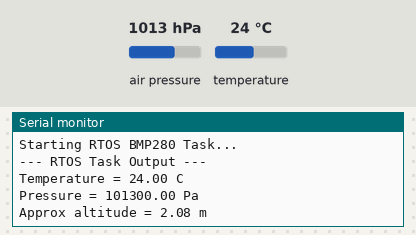
A sketch run on a simulated ESP32-S2. Parts: the last lines printed to the serial monitor. The inputs (shaded band) are chosen by the test bench; at power-on: air pressure 1013 hPa, temperature 24 °C.

Above: at 1.2 s.
1.3 s: air pressure set to 952 hPa
At 2.6 s:
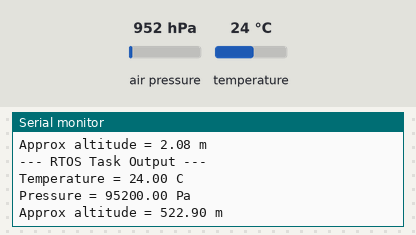
2.8 s: temperature set to 12 °C
At 4.2 s:
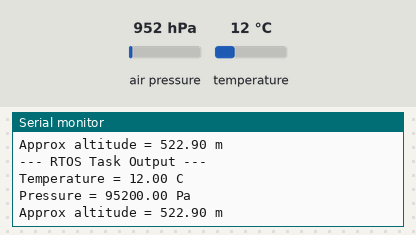
4.3 s: air pressure set to 975 hPa
At 6.9 s:
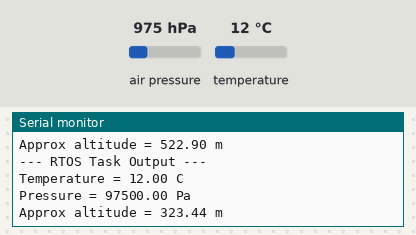
Timing chart, 0 to 8.4 s (numbered marks = the images above; inputs shaded):
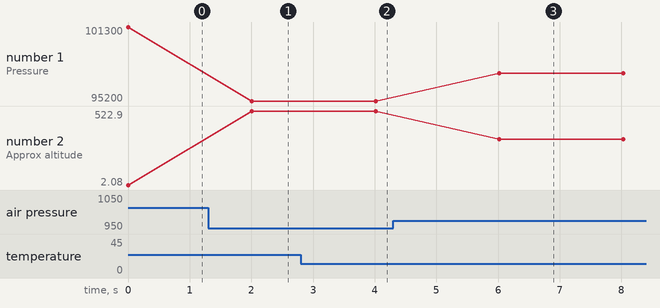

Measured:
- after the input at 1.3 s, the serial monitor: prints a new line after 0.71 s (image 1)
- after the input at 2.8 s, the serial monitor: prints a new line after 1.2 s (image 2)
- after the input at 4.3 s, the serial monitor: prints a new line after 1.7 s (image 3)
- plotted number 1: 101300 → 95200 after the input at 1.3 s, 95200 → 97500 after the input at 4.3 s
- plotted number 2: 2.08 → 522.9 after the input at 1.3 s, 522.9 → 323.44 after the input at 4.3 s

The sketch:

2_BMP280_RTOS.ino
```cpp
/*
 * Project: BMP280 Sensor Demo v1.0 in RTOS Multitasking
 * Hardware: ESP32-SS (Cucumber RS) with BMP280, SHT4x, MPU6050, NeoPixel
 * Remember, please select an "ESP32S2 Dev Module" in Arduino IDE before uploading your code.
 * 2102541 IOT Fundamentals, Electrical Engineering, Chulalongkorn University
 * Rewrite code by Dr.Natthakorn Kasamsumran (NKR) February 3, 2026
 */

#include <Wire.h>
#include <Adafruit_BMP280.h>

// --- Configuration ---
#define SDA_PIN 41
#define SCL_PIN 40
#define BMP_ADDRESS 0x76

Adafruit_BMP280 bmp(&Wire);
SemaphoreHandle_t xSerialMutex; // Lock for Serial port

// Task Function Prototype
void TaskReadBMP280(void *pvParameters);

void setup() {
  Serial.begin(115200);
  Wire.begin(SDA_PIN, SCL_PIN);

  // Create Mutex for shared resources (Serial)
  xSerialMutex = xSemaphoreCreateMutex();

  // Initialize Sensor in Setup (Safest place for hardware init)
  if (!bmp.begin(BMP_ADDRESS)) {
    Serial.println(F("Could not find a valid BMP280 sensor!"));
    while (1) delay(10);
  }

  // Set BMP280 sampling settings
  bmp.setSampling(Adafruit_BMP280::MODE_NORMAL,
                  Adafruit_BMP280::SAMPLING_X2,
                  Adafruit_BMP280::SAMPLING_X16,
                  Adafruit_BMP280::FILTER_X16,
                  Adafruit_BMP280::STANDBY_MS_500);

  Serial.println("Starting RTOS BMP280 Task...");

  // Create the Task
  xTaskCreate(
    TaskReadBMP280,   // Function to run
    "ReadBMP",        // Name for debugging
    2048,             // Stack size (bytes)
    NULL,             // Parameters
    1,                // Priority (1 is standard)
    NULL              // Task handle
  );
}

void loop() {
  // void loop() is free. (No code)
}

// Implement the Task
void TaskReadBMP280(void *pvParameters) {
  for (;;) {

    // Perform Readings
    float temp = bmp.readTemperature();
    float pressure = bmp.readPressure();
    float altitude = bmp.readAltitude(1013.25); // Adjusted to standard sea level pressure

    // Safely Print to Serial (Take the lock)
    if (xSemaphoreTake(xSerialMutex, (TickType_t)100) == pdTRUE) {
      Serial.println(F("--- RTOS Task Output ---"));
      Serial.printf("Temperature = %.2f C\n", temp);
      Serial.printf("Pressure = %.2f Pa\n", pressure);
      Serial.printf("Approx altitude = %.2f m\n\n", altitude);

      // Release the lock so other tasks can print
      xSemaphoreGive(xSerialMutex);
    }
    vTaskDelay(2000 / portTICK_PERIOD_MS);
  }
}
```
